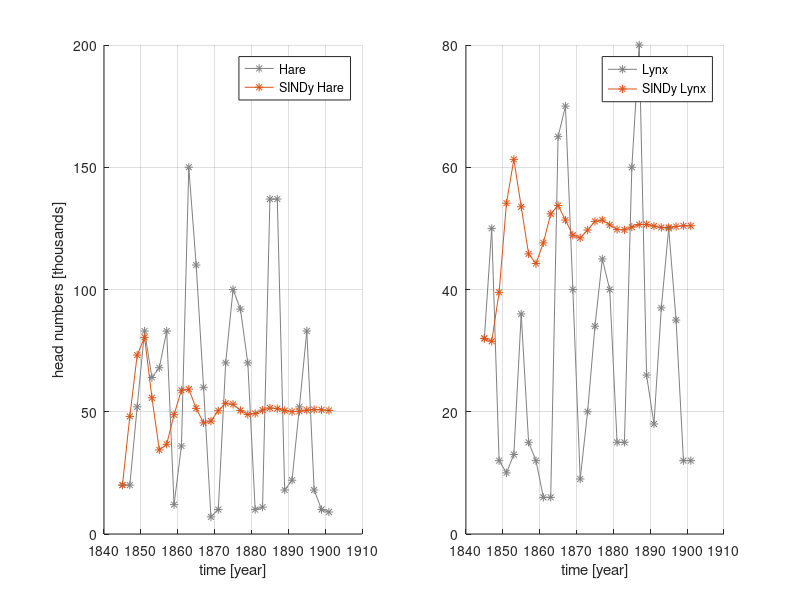

This chart was generated by the following MATLAB code:
clear all
clc
close all

grey = [0.5,0.5,0.5];

x1 = [20 20 52 83 64 68 83 12 36 150 110 60 7 10 70 100 92 70 10 11 137 137 18 22 52 83 18 10 9];
x2 = [32 50 12 10 13 36 15 12 6 6 65 70 40 9 20 34 45 40 15 15 60 80 26 18 37 50 35 12 12];

X = [x1; x2];

% Results of SINDy algorithm are reported in MATLAB to maintain plot style
x1_sindy = [20 48.0934727  73.16526713 80.45263128 55.72545298 34.39649106 36.69799399 48.79874535 58.79905411 59.23649239 51.39335739  45.45862141 46.21129855 50.41683828 53.45873967 53.04745026 50.53562681 48.89789035 49.30000131 50.69134517 51.54586895 51.27856362 50.47809362 50.03309618 50.22087689 50.66797393 50.89758426 50.77614332 50.52378858];
x2_sindy = [32 31.53309423 39.53291495 54.12085097 61.29599628 53.53389071 45.82850402 44.24300219 47.63269948 52.36991704 53.7349288 51.36075836 48.88333691 48.44647577 49.73031094 51.14243958 51.36524314 50.57307997 49.82573221 49.75896792 50.20996091 50.62163786 50.63863415 50.37328076 50.15436873 50.15923863 50.31137553 50.42938269 50.41942718];


tend = length(x1)-1;
n = tend+1;
dt = 2; t1 = 1845; t2 = 1901;
t = t1:dt:t2;


figure; 
subplot(1,2,1)
hold on; grid on;
plot(t,x1,'-*','color',grey,'DisplayName','Hare')
plot(t,x1_sindy,'-*','DisplayName','SINDy Hare')
legend('show');
xlabel('time [year]'); ylabel('head numbers [thousands]')

subplot(1,2,2)
hold on; grid on;
plot(t,x2,'-*','color',grey,'DisplayName','Lynx')
plot(t,x2_sindy,'-*','DisplayName','SINDy Lynx')
legend('show');
xlabel('time [year]');